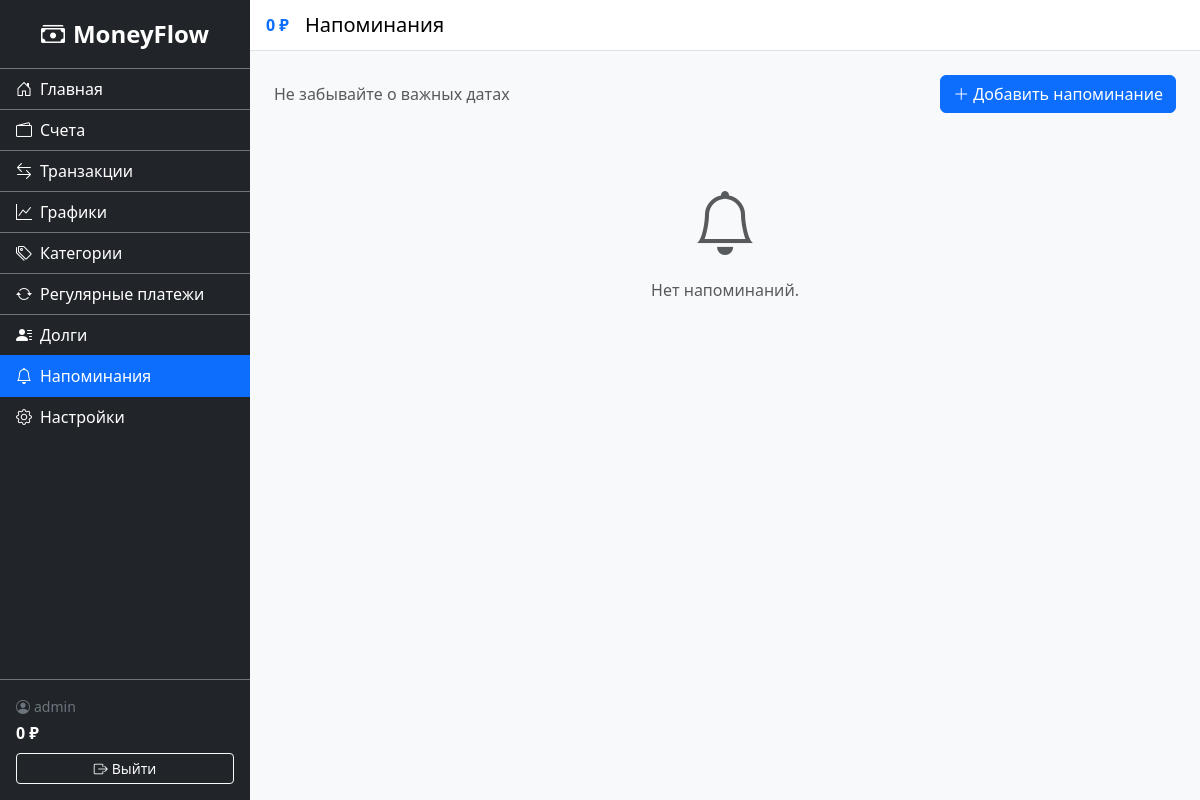
Page /finance/reminders/ (signed in) on the earlier database version.
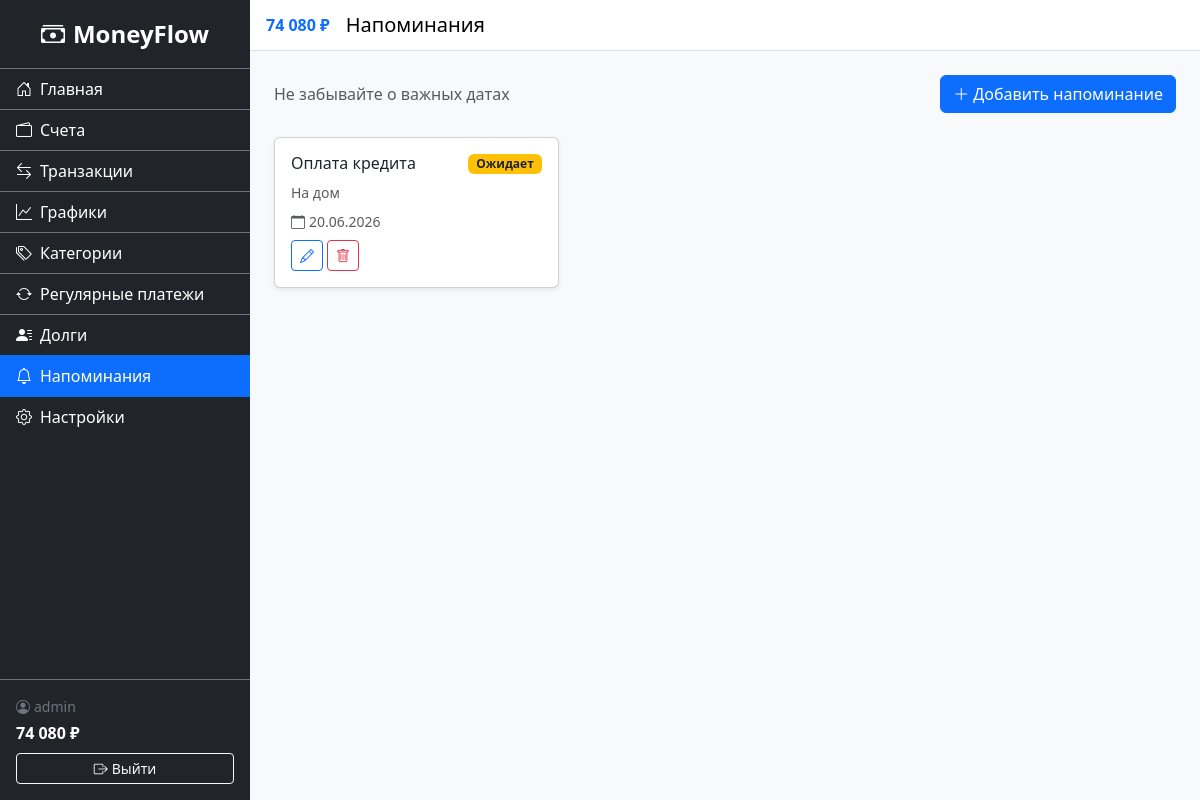
Same page on the later database version.
### finance/models.py (models this page shows, shortened)
class Reminder(models.Model):
    user = models.ForeignKey(settings.AUTH_USER_MODEL, on_delete=models.CASCADE, related_name='reminders')
    title = models.CharField('Заголовок', max_length=200)
    message = models.TextField('Сообщение', blank=True)
    remind_date = models.DateField('Дата напоминания')
    is_completed = models.BooleanField('Выполнено', default=False)
    transaction = models.ForeignKey(Transaction, on_delete=models.SET_NULL, null=True, blank=True, related_name='reminders', verbose_name='Связанная транзакция')
    created_at = models.DateTimeField('Дата создания', auto_now_add=True)
    class Meta:
        verbose_name = 'Напоминание'
        verbose_name_plural = 'Напоминания'
        ordering = ['is_completed', 'remind_date']

### finance/views.py (the view)
# urls.py: path('reminders/', views.ReminderListView.as_view(), name='reminder_list'),
class ReminderListView(LoginRequiredMixin, ListView):
    model = Reminder
    template_name = 'finance/reminder_list.html'
    context_object_name = 'reminders'
    def get_queryset(self):
        return Reminder.objects.filter(user=self.request.user).select_related('transaction')

### finance/context_processors.py (called while the page is built)
def total_balance(request):
    if request.user.is_authenticated:
        balance = Account.objects.filter(user=request.user).aggregate(
            total=Sum('balance')
        )['total'] or 0
        return {'sidebar_balance': balance}
    return {'sidebar_balance': 0}

### finance/templatetags/finance_tags.py (called while the page is built)
@register.filter
def spaced(value):
    if value is None:
        return '0'
    num = float(value)
    is_neg = num < 0
    num = abs(num)
    int_part = int(num)
    frac = num - int_part
    int_str = str(int_part)
    result = ''
    while int_str:
        if len(int_str) <= 3:
            result = int_str + result
            int_str = ''
        else:
            result = ' ' + int_str[-3:] + result
            int_str = int_str[:-3]
    if frac >= 0.005:
        result += f'{frac:.2f}'[1:]
    return ('-' if is_neg else '') + result

### finance/templates/finance/reminder_list.html (shortened to what this page needs)
{% extends 'base.html' %}
{% block page_title %}Напоминания{% endblock %}
{% block content %}
<div class="d-flex justify-content-between align-items-center mb-4">
    <span class="text-muted">Не забывайте о важных датах</span>
    <a href="{% url 'finance:reminder_create' %}" class="btn btn-primary">
        <i class="bi bi-plus-lg me-1"></i>Добавить напоминание
    </a>
</div>
{% if reminders %}
<div class="row">
    {% for r in reminders %}
    <div class="col-md-6 col-lg-4 mb-3">
        <div class="card shadow-sm h-100 {% if r.is_completed %}bg-light{% endif %}">
            <div class="card-body">
                <div class="d-flex justify-content-between align-items-start mb-2">
                    <h6 class="card-title mb-0 {% if r.is_completed %}text-muted text-decoration-line-through{% endif %}">
                        {{ r.title }}
                    </h6>
                    {% if r.is_completed %}
                    <span class="badge bg-success">Выполнено</span>
                    {% else %}
                    <span class="badge bg-warning text-dark">Ожидает</span>
                    {% endif %}
                </div>
                {% if r.message %}<p class="small text-muted mb-2">{{ r.message }}</p>{% endif %}
                <div class="small text-muted mb-2">
                    <i class="bi bi-calendar me-1"></i>{{ r.remind_date|date:'d.m.Y' }}
                </div>
                <div class="d-flex gap-1">
                    <a href="{% url 'finance:reminder_update' r.pk %}" class="btn btn-outline-primary btn-sm">
                        <i class="bi bi-pencil"></i>
                    </a>
                    <a href="{% url 'finance:reminder_delete' r.pk %}" class="btn btn-outline-danger btn-sm">
                        <i class="bi bi-trash"></i>
                    </a>
                </div>
            </div>
        </div>
    </div>
    {% endfor %}
</div>
{% else %}
<div class="text-center text-muted py-5">
    <i class="bi bi-bell display-3 d-block mb-3"></i>
    Нет напоминаний.
</div>
{% endif %}
{% endblock %}

### templates/base.html (shortened to what the changed rows need)
<!DOCTYPE html>
<html lang="ru">
<head>
    <link href="https://cdn.jsdelivr.net/npm/bootstrap@5.3.3/dist/css/bootstrap.min.css" rel="stylesheet">
    <link rel="stylesheet" href="https://cdn.jsdelivr.net/npm/bootstrap-icons@1.11.3/font/bootstrap-icons.css">
    {% load static %}
    {% load finance_tags %}
    <link rel="stylesheet" href="{% static 'css/styles.css' %}">
    <link rel="stylesheet" href="{% static 'css/dark-theme.css' %}" id="dark-theme" disabled>
</head>
<body>
    <div class="d-flex" id="wrapper">
        <div class="sidebar bg-dark text-white" id="sidebar-wrapper">
            <div class="sidebar-footer border-top border-secondary p-3 mt-auto">
                <span class="d-block small text-secondary">
                    <i class="bi bi-person-circle me-1"></i>{{ user.username }}
                </span>
                <span class="d-block fw-bold text-white fs-6 mt-1">
                    {{ sidebar_balance|spaced }} ₽
                </span>
                <form method="post" action="{% url 'accounts:logout' %}" class="mt-2">
                    <button type="submit" class="btn btn-outline-light btn-sm w-100">
                    </button>
                </form>
            </div>
        </div>
        <div id="page-content-wrapper" class="flex-grow-1">
            <nav class="navbar navbar-expand navbar-light bg-white border-bottom px-3">
                <span class="fw-bold me-3 text-primary">{{ sidebar_balance|spaced }} ₽</span>
                <span class="navbar-brand mb-0 h1 me-auto">{% block page_title %}Главная{% endblock %}</span>
            </nav>
            <div class="container-fluid p-4">
                {% block content %}{% endblock %}
            </div>
        </div>
    </div>
</body>
</html>

Differences in the rows shown:
added Reminder: title "Оплата кредита", is_completed "Ожидает", message "На дом", remind_date "20.06.2026"
Other differences:
{{ sidebar_balance|spaced }}: "0" → "74 080"
text no longer shown: "Нет напоминаний."
